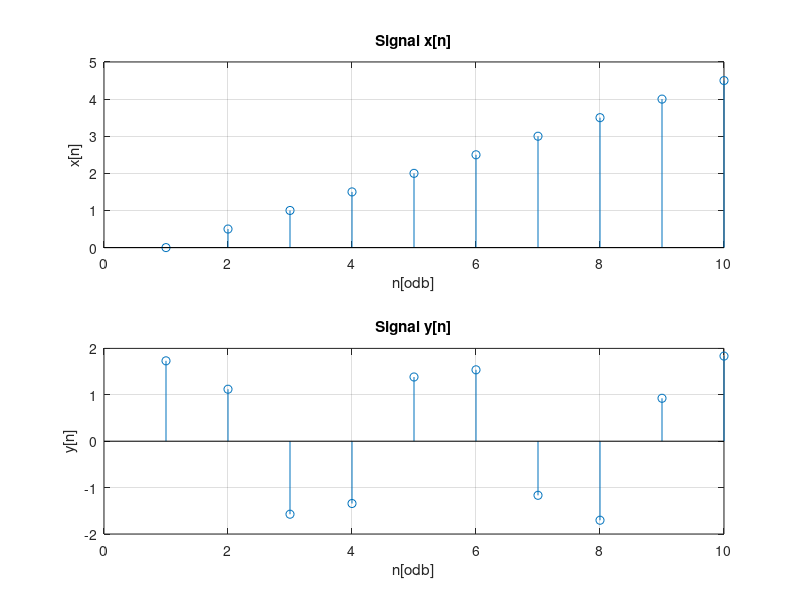
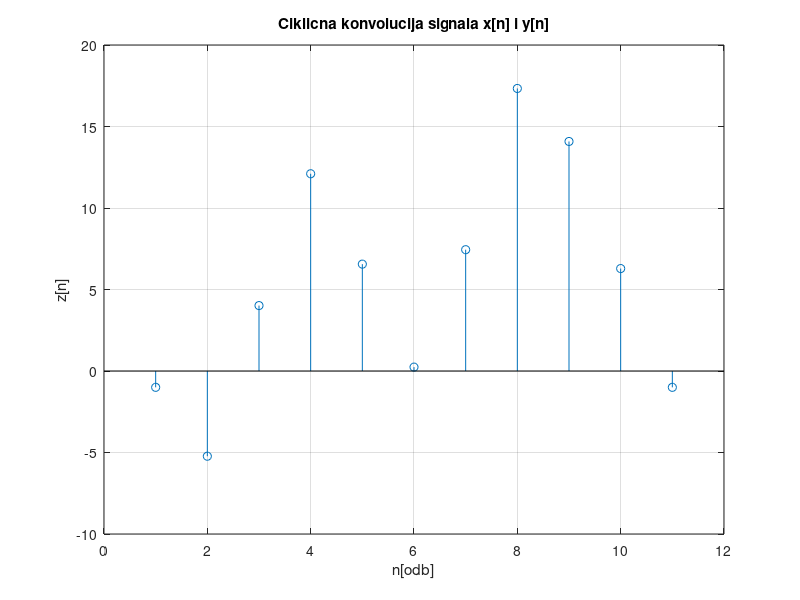

The MATLAB script that drew these images, in order:
close all; clear all; clc;

n = 0:9;
x = n/2;
y = 2*sin(1.5*n + pi/3);

figure(1)
  subplot(2,1,1)
    stem(x);
    xlabel('n[odb]'); ylabel('x[n]'); title('Signal x[n]'); grid on;
  subplot(2,1,2)
    stem(y);
    xlabel('n[odb]'); ylabel('y[n]'); title('Signal y[n]'); grid on;
    
N = length(x);

z = zeros(1,N);
for k=0:N
  z(k+1) = sum(x.*y(mod(k:(-1):k-N+1,N)+1));
end

figure(2)
  stem(z);
  xlabel('n[odb]'); ylabel('z[n]'); title('Ciklicna konvolucija signala x[n] i y[n]'); grid on;
